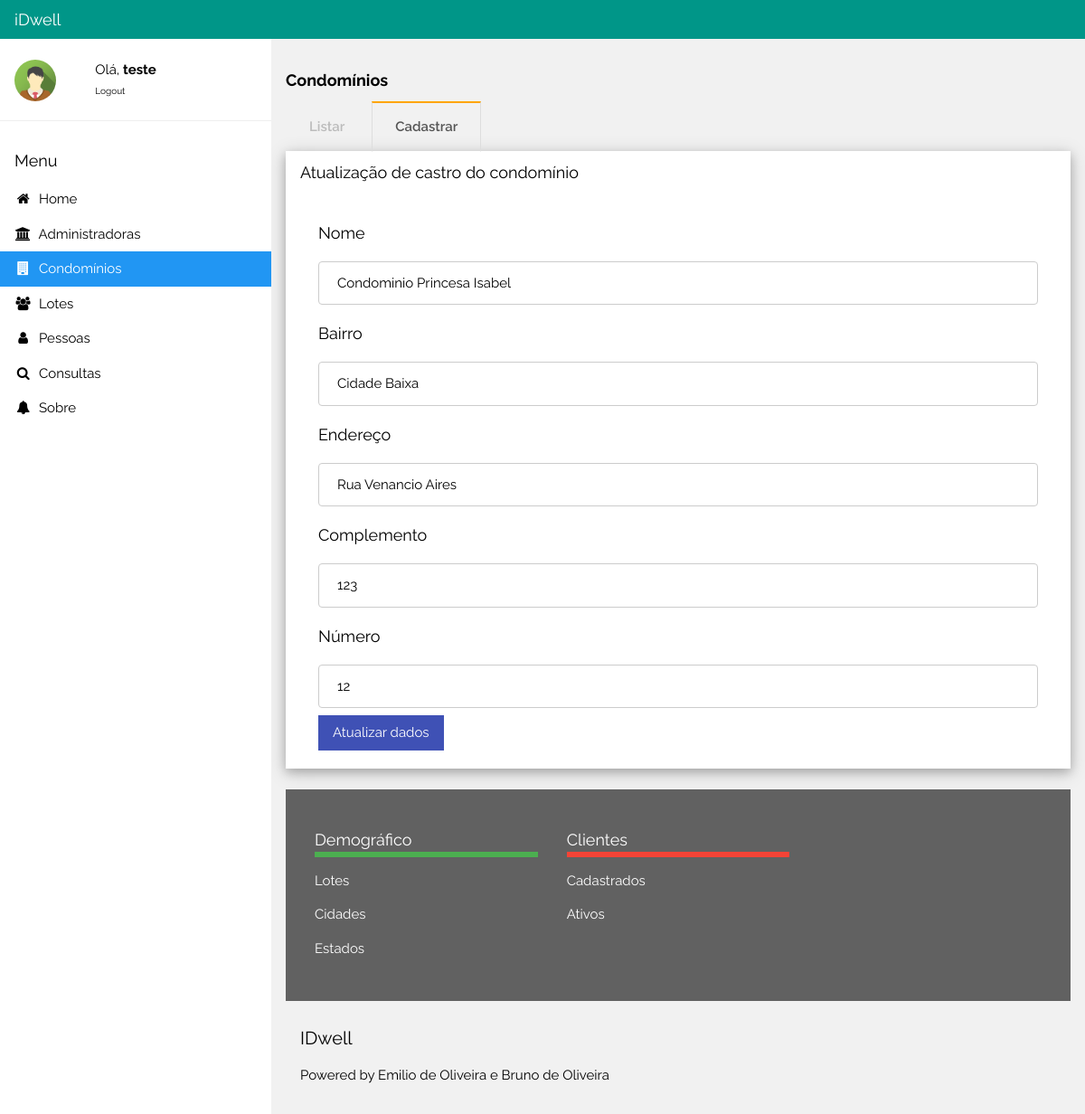
The page /alterarCondominio.php?Id=1 (signed in) on the database its author committed.
### tables this page shows
CREATE TABLE `condominios` (
  `idCondominio` int(11) NOT NULL,
  `bairro` varchar(50) NOT NULL,
  `endereco` varchar(50) NOT NULL,
  `complemento` varchar(10) NOT NULL,
  `numero` varchar(10) NOT NULL,
  `nomeCondominio` varchar(50) NOT NULL,
  `imgId` varchar(100) NOT NULL,
  `idPessoa` int(11) NOT NULL,
  `idAdmin` int(11) NOT NULL
);

### alterarCondominio.php (the view, shortened to what this page needs)
<?php
  $usuario = $_SESSION['login'];
?>
<!DOCTYPE html>
<html>
<link rel="stylesheet" href="css/ppi-default.css">
<link rel="stylesheet" href="https://cdnjs.cloudflare.com/ajax/libs/font-awesome/4.7.0/css/font-awesome.min.css">
<link rel="stylesheet" href="css/style.css">
<body class="ppi-default-light-grey">
<div class="ppi-default-bar ppi-default-top ppi-default-teal ppi-default-large" style="z-index:4">
  <span class="ppi-default-bar-item ppi-default-left">iDwell</span>
</div>
<nav class="ppi-default-sidebar ppi-default-collapse ppi-default-white ppi-default-animate-left" style="z-index:3;width:300px;" id="mySidebar"><br>
  <div class="ppi-default-container ppi-default-row">
    <div class="ppi-default-col s4">
      <img src="./images/avatar2.png" class="ppi-default-circle ppi-default-margin-right" style="width:46px">
    </div>
    <?php
    print("<div class='ppi-default-col s8 ppi-default-bar'>");
    print("<span>Olá, <strong>$usuario</strong></span><br>");
    print("<span><font size='1'><a href='./logout.php'>Logout</a></font></span></h6><br>");
    print("</div>");
    ?>
  </div>
  <hr>
  <div class="ppi-default-container">
    <h5>Menu</h5>
  </div>
  <div class="ppi-default-bar-block">
    <a href="./index.php" class="ppi-default-bar-item ppi-default-button ppi-default-padding"><i class="fa fa-home fa-fw"></i>  Home</a>
    <a href="./administradoras.php" class="ppi-default-bar-item ppi-default-button ppi-default-padding"><i class="fa fa-bank fa-fw"></i>  Administradoras</a>
    <a href="./condominios.php" class="ppi-default-bar-item ppi-default-button ppi-default-padding ppi-default-blue"><i class="fa fa-building fa-fw"></i>  Condomínios</a>
    <a href="./lotes.php" class="ppi-default-bar-item ppi-default-button ppi-default-padding"><i class="fa fa-users fa-fw"></i>  Lotes</a>
    <a href="./pessoas.php" class="ppi-default-bar-item ppi-default-button ppi-default-padding"><i class="fa fa-user fa-fw"></i>  Pessoas</a>
    <a href="./consultas.php" class="ppi-default-bar-item ppi-default-button ppi-default-padding"><i class="fa fa-search fa-fw"></i>  Consultas</a>
    <a href="./sobre.php" class="ppi-default-bar-item ppi-default-button ppi-default-padding"><i class="fa fa-bell fa-fw"></i>  Sobre</a><br><br>
  </div>
  </nav>
  <div class="ppi-default-main" style="margin-left:300px;margin-top:43px;">
    <header class="ppi-default-container" style="padding-top:22px">
      <h5><b>Condomínios</b></h5>
    </header>
      <div class="ppi-default-container">
      <div class="middle-menu">
      <label for="tab1"><a href="./condominios.php">Listar</a></label>
      <label for="tab2"><a href="./cad_condominio.php">Cadastrar</a></label>
    </div>
      <div class="ppi-default-container ppi-default-ul ppi-default-card-4 ppi-default-white">
        <h5>Atualização de castro do condomínio</h5>
        <div class="ppi-default-row ">
		    <div class="div-form">
  			<?php
  				$Id=$_GET['Id'];
  				$ok = conecta_bd() or die ("Não é possível conectar-se ao servidor.");
  				$result=mysqli_query($ok, "select * from condominios where idCondominio='$Id'") or die ("Não é possível retornar dados do condomínio!");
  				$linha=mysqli_fetch_array($result);
  			  $Nome=$linha["nomeCondominio"];
  			  $Endereco=$linha["endereco"];
  				$Comp=$linha['complemento'];
  				$Bairro=$linha["bairro"];
  				$Num=$linha['numero'];
  			?>
	      	<form action="confirmaAltCondominio.php" method="POST">
	        <h5>Nome</h5>
	        <input class="input-form" type="text" id="altNomeCond" name="altNomeCond" value="<?php print($Nome)?>">
	        <h5>Bairro</h5>
	        <input class="input-form" type="text" id="altBairroCond" name="altBairroCond" value="<?php print($Bairro)?>">
	        <h5>Endereço</h5>
	        <input class="input-form" type="text" id="altEndCond" name="altEndCond" value="<?php print($Endereco)?>">
	         <h5>Complemento</h5>
	        <input class="input-form" type="text" id="altCompCond" name="altCompCond" value="<?php print($Comp)?>">
	         <h5>Número</h5>
	        <input class="input-form" type="text" id="altNumCond" name="altNumCond" value="<?php print($Num)?>">
	        <input class="ppi-default-button ppi-default-indigo" type="submit" value="Atualizar dados"></input>
	      </form>
	    </div>
	  </div>
  </div>
  <br>
  <div class="ppi-default-container ppi-default-dark-grey ppi-default-padding-32">
    <div class="ppi-default-row">
      <div class="ppi-default-container ppi-default-third">
        <h5 class="ppi-default-bottombar ppi-default-border-green">Demográfico</h5>
        <p>Lotes</p>
        <p>Cidades</p>
        <p>Estados</p>
      </div>
      <div class="ppi-default-container ppi-default-third">
        <h5 class="ppi-default-bottombar ppi-default-border-red">Clientes</h5>
        <p>Cadastrados</p>
        <p>Ativos</p>
      </div>
    </div>
  </div>
  <footer class="ppi-default-container ppi-default-padding-16 ppi-default-light-grey">
    <h4>IDwell</h4>
    <p>Powered by Emilio de Oliveira e Bruno de Oliveira</a></p>
  </footer>
	</div>
</body>
</html>

### css/style.css (style rules this page uses)
input { display: none; }
label { display: inline-block; margin: 0 0 -1px; padding: 15px 25px; font-weight: 600; text-align: center; color: #bbb; border: 1px solid transparent; }
label:before { font-family: fontawesome; font-weight: normal; }
.checked + label { color: #555; border: 1px solid #ddd; border-top: 2px solid orange; border-bottom: 1px solid #fff; }
.input-form[type=text], select { width: 100%; padding: 12px 20px; margin: 8px 0; display: inline-block; border: 1px solid #ccc; border-radius: 4px; box-sizing: border-box; }
.div-form { border-radius: 5px; padding: 20px; }

### alterarCondominio.php (style rules this page uses)
html,body,h1,h2,h3,h4,h5 { font-family: "Raleway", sans-serif }

### rows shown on the page
condominios: altNomeCond "Condominio Princesa Isabel", altBairroCond "Cidade Baixa", altEndCond "Rua Venancio Aires", altCompCond "123", altNumCond "12"

### other values the page prints
$usuario "teste"
